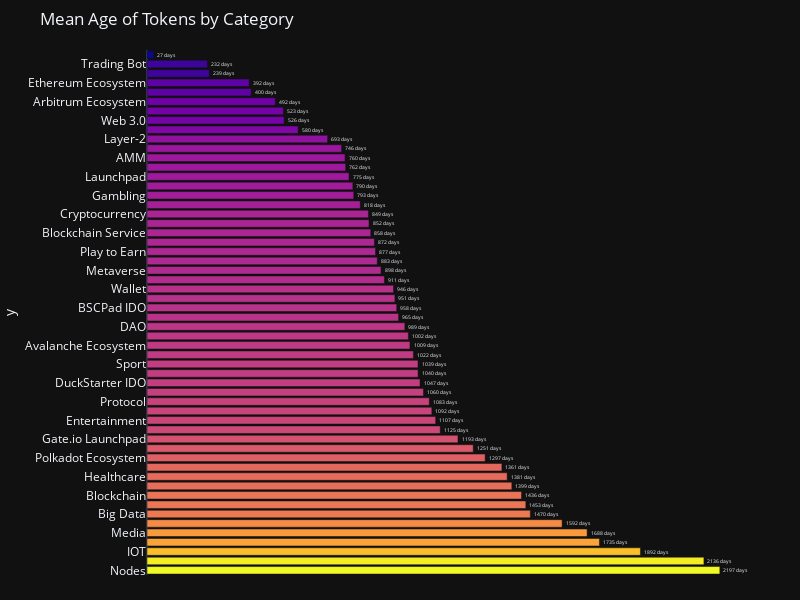

The notebook cell this image was saved under:
### Code cell
fig = px.bar(avg_age_cat[avg_age_cat['count'] > 6].sort_values(by='mean', ascending=False),
             x='mean', 
             y=avg_age_cat[avg_age_cat['count'] > 6].index, 
             color='mean', 
             title='Mean Age of Tokens by Category', 
             labels={'Mean': 'Mean', 'index': 'Category'},
             text_auto=True)


fig.update_traces(textfont_size=12, 
                  textangle=0, 
                  textposition="outside", 
                  cliponaxis=False,
                  hovertemplate='%{x:.0f} days', 
                  texttemplate='%{x:.0f} days')
fig.update_xaxes(showgrid=False, showticklabels=False, title='')
# fig.update_yaxes(categoryorder='total ascending')
# fig.update_xaxes(autorange='reversed')
fig.update_layout(autosize=False, width=800, height=600, 
                  margin=dict(l=0, r=50, t=50, b=0),
                  coloraxis_showscale=False)
fig.show()

### Figure 1 — Plotly figure (JSON) as saved in the notebook; plotly's stock layout.template omitted (floating-point values rounded to 4 significant figures)
{"data": [{"alignmentgroup": "True", "cliponaxis": false, "hovertemplate": "%{x:.0f} days", "legendgroup": "", "marker": {"color": [2197.0, 2136.0, 1892.0, 1735.0, 1688.0, 1592, 1470.0, 1453, 1436.0, 1399.0, 1381.0, 1361.0, 1297.0, 1251.0, 1193.0, 1125.0, 1107.0, 1092.0, 1083.0, 1060.0, 1047.0, 1040.0, 1039.0, 1022.0, 1009.0, 1002.0, 989, 964.9, 957.8, 950.8, 945.6, 910.6, 897.6, 883.2, 876.6, 872.3, 858.2, 851.6, 849.2, 817.9, 793.1, 789.7, 774.7, 762.1, 759.6, 746.4, 692.9, 579.7, 525.8, 523.2, 492.3, 399.6, 392, 239.3, 231.6, 26.7], "coloraxis": "coloraxis", "pattern": {"shape": ""}}, "name": "", "offsetgroup": "", "orientation": "h", "showlegend": false, "textangle": 0, "textfont": {"size": 12}, "textposition": "outside", "texttemplate": "%{x:.0f} days", "type": "bar", "x": [2197.0, 2136.0, 1892.0, 1735.0, 1688.0, 1592, 1470.0, 1453, 1436.0, 1399.0, 1381.0, 1361.0, 1297.0, 1251.0, 1193.0, 1125.0, 1107.0, 1092.0, 1083.0, 1060.0, 1047.0, 1040.0, 1039.0, 1022.0, 1009.0, 1002.0, 989, 964.9, 957.8, 950.8, 945.6, 910.6, 897.6, 883.2, 876.6, 872.3, 858.2, 851.6, 849.2, 817.9, 793.1, 789.7, 774.7, 762.1, 759.6, 746.4, 692.9, 579.7, 525.8, 523.2, 492.3, 399.6, 392, 239.3, 231.6, 26.7], "xaxis": "x", "y": ["Nodes", "Privacy Coin", "IOT", "Storage", "Media", "Finance", "Big Data", "Cosmos Ecosystem", "Blockchain", "Backed Tokens", "Healthcare", "CEX", "Polkadot Ecosystem", "Oracle", "Gate.io Launchpad", "Infrastructure", "Entertainment", "Stablecoin", "Protocol", "Ignition IDO", "DuckStarter IDO", "Polkastarter IDO", "Sport", "Governance", "Avalanche Ecosystem", "DeFi", "DAO", "Polygon Ecosystem", "BSCPad IDO", "Yield Farming", "Wallet", "Lending Platform", "Metaverse", "Fan Token", "Play to Earn", "NFT", "Blockchain Service", "Solana Ecosystem", "Cryptocurrency", "BNB Chain Ecosystem", "Gambling", "Social", "Launchpad", "Gaming", "AMM", "DEX", "Layer-2", "Liquid Staking", "Web 3.0", "Artificial Intelligence (AI)", "Arbitrum Ecosystem", "Meme", "Ethereum Ecosystem", "Bitcoin Ecosystem", "Trading Bot", "ERC-404"], "yaxis": "y"}], "layout": {"autosize": false, "barmode": "relative", "coloraxis": {"colorbar": {"title": {"text": "mean"}}, "colorscale": [[0, "#0d0887"], [0.1111, "#46039f"], [0.2222, "#7201a8"], [0.3333, "#9c179e"], [0.4444, "#bd3786"], [0.5556, "#d8576b"], [0.6667, "#ed7953"], [0.7778, "#fb9f3a"], [0.8889, "#fdca26"], [1, "#f0f921"]], "showscale": false}, "height": 600, "legend": {"tracegroupgap": 0}, "margin": {"b": 0, "l": 0, "r": 50, "t": 50}, "title": {"text": "Mean Age of Tokens by Category"}, "width": 800, "xaxis": {"anchor": "y", "domain": [0, 1], "showgrid": false, "showticklabels": false, "title": {"text": ""}}, "yaxis": {"anchor": "x", "domain": [0, 1], "title": {"text": "y"}}}}
